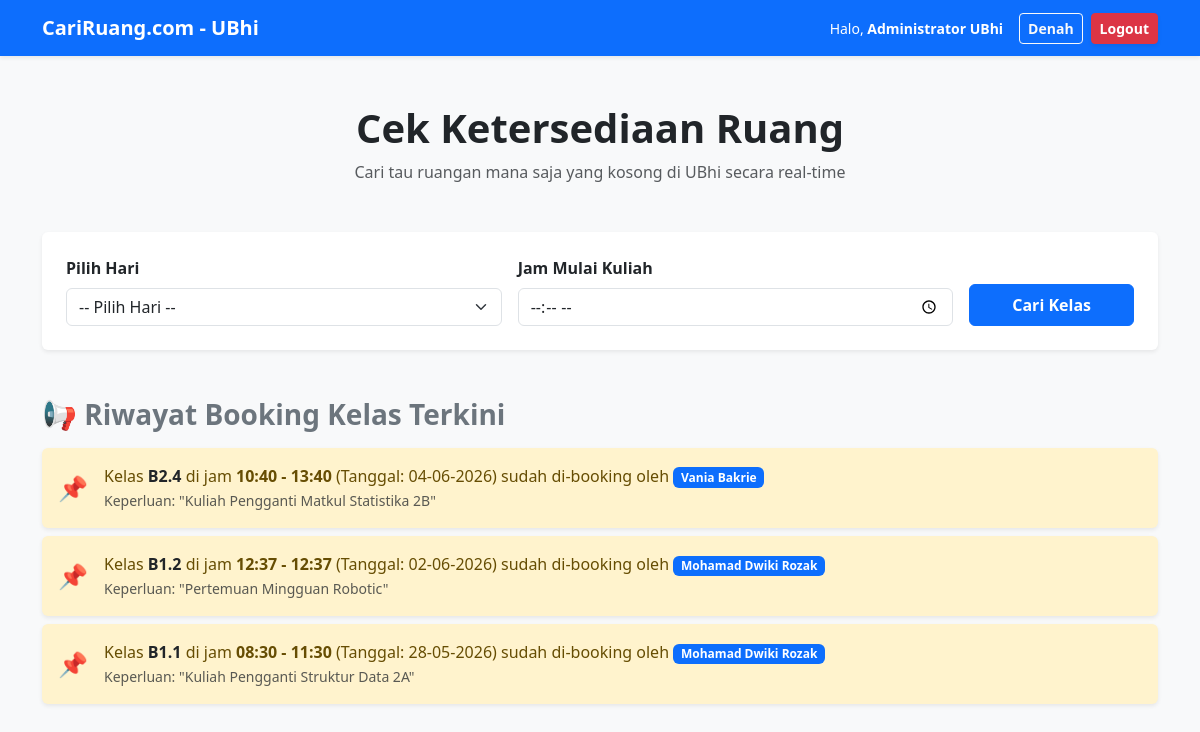
The app's page / (signed in) with its own data.
### tables this page shows
CREATE TABLE `jadwal_pengganti` (
  `id_reservasi` int NOT NULL,
  `id_ruangan` int DEFAULT NULL,
  `id_user` int DEFAULT NULL,
  `tanggal` date NOT NULL,
  `jam_mulai` time NOT NULL,
  `jam_selesai` time NOT NULL,
  `keterangan` text,
  `waktu_booking` timestamp NULL DEFAULT CURRENT_TIMESTAMP
);

CREATE TABLE `ruangan` (
  `id_ruangan` int NOT NULL,
  `nama_ruang` varchar(10) NOT NULL,
  `kapasitas` int NOT NULL
);

CREATE TABLE `user` (
  `id_user` int NOT NULL,
  `username` varchar(30) NOT NULL,
  `password` varchar(100) NOT NULL,
  `nama_lengkap` varchar(50) NOT NULL,
  `nomor_wa` varchar(15) NOT NULL,
  `role` enum('admin','user') DEFAULT 'user'
);

### index.php (the view, shortened to what this page needs)
<?php
include 'koneksi.php';
?>
<!DOCTYPE html>
<html lang="id">
<head>
  <link href="https://cdn.jsdelivr.net/npm/bootstrap@5.3.0/dist/css/bootstrap.min.css" rel="stylesheet">
</head>
<body class="bg-light">
  <nav class="navbar navbar-expand-lg navbar-dark bg-primary shadow-sm">
    <div class="container">
      <a class="navbar-brand fw-bold" href="index.php">CariRuang.com - UBhi</a>
      <div class="d-flex align-items-center">
        <?php
        if (isset($_SESSION['login'])) {
        ?>
          <span class="text-white me-3 small">Halo, <strong><?php echo $_SESSION['nama']; ?></strong></span>
          <a href="lihat_denah.php" class="btn btn-outline-light btn-sm fw-bold me-2" target="_blank">Denah</a>
          <a href="logout.php" class="btn btn-danger btn-sm fw-bold shadow-sm" onclick="return confirm('Apakah Anda yakin ingin keluar?')">Logout</a>
        <?php
        } else {
        ?>
          <a href="login.php" class="btn btn-light btn-sm fw-bold">Login</a>
        <?php
        }
        ?>
      </div>
    </div>
  </nav>
  <div class="container my-5">
    <div class="text-center mb-5">
      <h1 class="fw-bold text-dark">Cek Ketersediaan Ruang</h1>
      <p class="text-muted">Cari tau ruangan mana saja yang kosong di UBhi secara real-time</p>
    </div>
    <div class="card shadow-sm border-0 mb-5">
      <div class="card-body p-4">
        <form action="cari.php" method="GET" class="row g-3">
          <div class="col-md-5">
            <label class="form-label fw-bold">Pilih Hari</label>
            <select name="hari" class="form-select" required>
              <option value="">-- Pilih Hari --</option>
            </select>
          </div>
          <div class="col-md-5">
            <label class="form-label fw-bold">Jam Mulai Kuliah</label>
            <input type="time" name="jam" class="form-control" required>
          </div>
          <div class="col-md-2 d-flex align-items-end">
            <button type="submit" class="btn btn-primary w-100 fw-bold py-2">Cari Kelas</button>
          </div>
        </form>
      </div>
    </div>
    <div class="mb-5">
      <h3 class="fw-bold mb-3 text-secondary">📢 Riwayat Booking Kelas Terkini</h3>
      <?php
      $query_riwayat = "SELECT jp.*, r.nama_ruang, u.nama_lengkap
                        FROM jadwal_pengganti AS jp
                        JOIN ruangan AS r ON jp.id_ruangan = r.id_ruangan
                        JOIN user AS u ON jp.id_user = u.id_user";
      $result_riwayat = mysqli_query($koneksi, $query_riwayat);
      if ($result_riwayat && mysqli_num_rows($result_riwayat) > 0) {
        $semua_riwayat = [];
        while ($row_riwayat = mysqli_fetch_assoc($result_riwayat)) {
          $semua_riwayat[] = $row_riwayat;
        }
        $semua_riwayat = array_reverse($semua_riwayat);
        $maksimal_tampil = array_slice($semua_riwayat, 0, 5);
        foreach ($maksimal_tampil as $riwayat) {
          $tanggal_format = date('d-m-Y', strtotime($riwayat['tanggal']));
          $jam_mulai_format = date('H:i', strtotime($riwayat['jam_mulai']));
          $jam_selesai_format = date('H:i', strtotime($riwayat['jam_selesai']));
      ?>
          <div class="alert alert-warning border-0 shadow-sm d-flex align-items-center py-3 mb-2" role="alert">
            <span class="fs-4 me-3">📌</span>
            <div>
              Kelas <strong class="text-dark"><?php echo $riwayat['nama_ruang']; ?></strong>
              di jam <strong><?php echo $jam_mulai_format; ?> - <?php echo $jam_selesai_format; ?></strong> (Tanggal: <?php echo $tanggal_format; ?>)
              sudah di-booking oleh <span class="badge bg-primary"><?php echo $riwayat['nama_lengkap']; ?></span>
              <br>
              <small class="text-muted italic">Keperluan: "<?php echo $riwayat['keterangan']; ?>"</small>
            </div>
          </div>
      <?php
        }
      } else {
        echo '<div class="card border-0 bg-white p-4 text-center text-muted shadow-sm mb-2">
                  <p class="m-0 small">Belum ada ruangan yang di-booking hari ini. Ruangan kosong bebas digunakan!</p>
                </div>';
      }
      ?>
    </div>

### records on screen
jadwal_pengganti: id_ruangan.nama_ruang "B2.4", jam_mulai "10:40", jam_selesai "13:40", tanggal "04-06-2026", id_user.nama_lengkap "Vania Bakrie", keterangan "Kuliah Pengganti Matkul Statistika 2B"
jadwal_pengganti: id_ruangan.nama_ruang "B1.2", jam_mulai "12:37", jam_selesai "12:37", tanggal "02-06-2026", id_user.nama_lengkap "Mohamad Dwiki Rozak", keterangan "Pertemuan Mingguan Robotic"
jadwal_pengganti: id_ruangan.nama_ruang "B1.1", jam_mulai "08:30", jam_selesai "11:30", tanggal "28-05-2026", id_user.nama_lengkap "Mohamad Dwiki Rozak", keterangan "Kuliah Pengganti Struktur Data 2A"

### other values on screen
$_SESSION['nama'] "Administrator UBhi"
